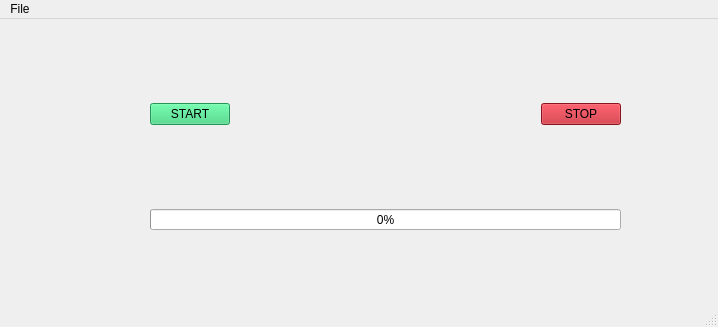
<?xml version="1.0" encoding="UTF-8"?>
<ui version="4.0">
 <class>MainWindow</class>
 <widget class="QMainWindow" name="MainWindow">
  <property name="geometry">
   <rect>
    <x>0</x>
    <y>0</y>
    <width>718</width>
    <height>327</height>
   </rect>
  </property>
  <property name="windowTitle">
   <string>MainWindow</string>
  </property>
  <widget class="QWidget" name="centralwidget">
   <widget class="QWidget" name="horizontalLayoutWidget">
    <property name="geometry">
     <rect>
      <x>150</x>
      <y>30</y>
      <width>471</width>
      <height>131</height>
     </rect>
    </property>
    <layout class="QHBoxLayout" name="horizontalLayout">
     <item>
      <widget class="QPushButton" name="pushButton_start">
       <property name="styleSheet">
        <string notr="true">background-color: rgb(51, 209, 122);</string>
       </property>
       <property name="text">
        <string>START</string>
       </property>
      </widget>
     </item>
     <item>
      <spacer name="horizontalSpacer">
       <property name="orientation">
        <enum>Qt::Horizontal</enum>
       </property>
       <property name="sizeHint" stdset="0">
        <size>
         <width>40</width>
         <height>20</height>
        </size>
       </property>
      </spacer>
     </item>
     <item>
      <widget class="QPushButton" name="pushButton_stop">
       <property name="styleSheet">
        <string notr="true">background-color: rgb(192, 28, 40);</string>
       </property>
       <property name="text">
        <string>STOP</string>
       </property>
      </widget>
     </item>
    </layout>
   </widget>
   <widget class="QProgressBar" name="progressBar">
    <property name="geometry">
     <rect>
      <x>150</x>
      <y>190</y>
      <width>471</width>
      <height>21</height>
     </rect>
    </property>
    <property name="value">
     <number>0</number>
    </property>
   </widget>
  </widget>
  <widget class="QMenuBar" name="menubar">
   <property name="geometry">
    <rect>
     <x>0</x>
     <y>0</y>
     <width>718</width>
     <height>22</height>
    </rect>
   </property>
   <widget class="QMenu" name="menuFile">
    <property name="title">
     <string>File</string>
    </property>
    <addaction name="actionClose"/>
   </widget>
   <addaction name="menuFile"/>
  </widget>
  <widget class="QStatusBar" name="statusbar"/>
  <action name="actionClose">
   <property name="text">
    <string>Close</string>
   </property>
  </action>
 </widget>
 <resources/>
 <connections>
  <connection>
   <sender>actionClose</sender>
   <signal>triggered()</signal>
   <receiver>MainWindow</receiver>
   <slot>close()</slot>
   <hints>
    <hint type="sourcelabel">
     <x>358</x>
     <y>10</y>
    </hint>
    <hint type="destinationlabel">
     <x>358</x>
     <y>163</y>
    </hint>
   </hints>
  </connection>
 </connections>
</ui>
